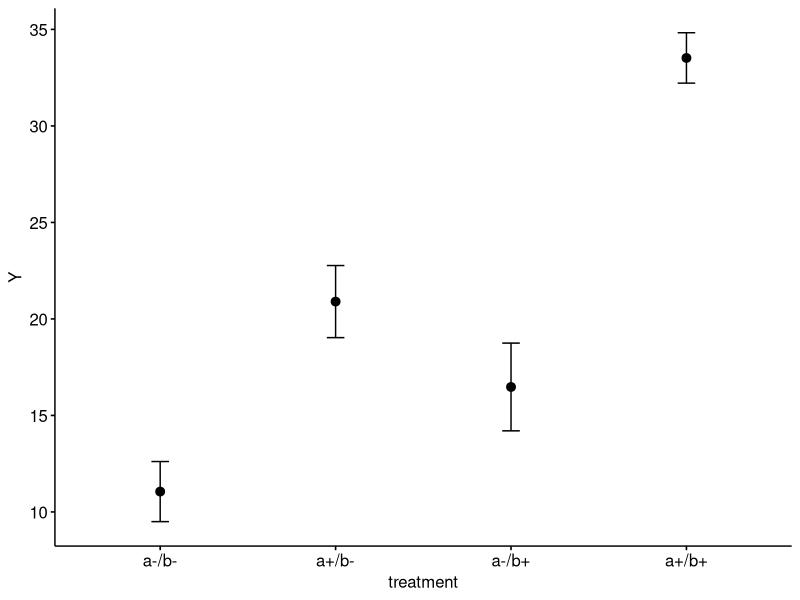
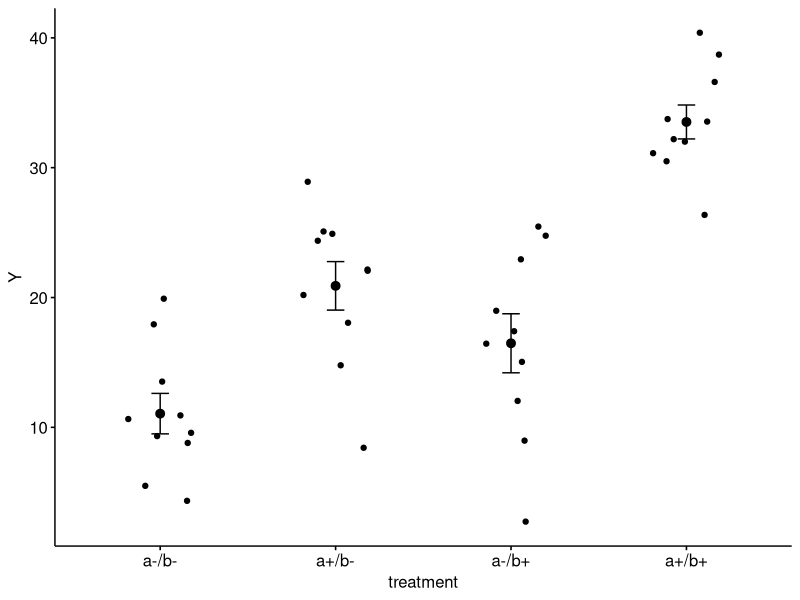

Generate these figures, in order, with R: (Note: this script raises an error after producing the figures.)
## ---- chunk 1
library(ggplot2)
library(ggpubr)
library(emmeans)
library(data.table)

data_path <- "../data" # notebook
data_path <- "data" # bookdown
## ---- chunk 2
set.seed((2))
n <- 10
b0 <- 10
b1 <- 10
b2 <- 5
b3 <- 10
sigma <- 5
b <- c(b0, b1, b2, b3)
A_levels <- rep(c("a-", "a+"), each=n)
B_levels <- c("b-", "b+")
x <- expand.grid(A=A_levels,B=B_levels)
X <- model.matrix(formula(~A*B), x)
y <- (X%*%b + rnorm(n*4, sd=sigma))[,1]
fd <- data.table(Y=y, x)
fd[, treatment:=factor(paste(A,B,sep="/"), c("a-/b-", "a+/b-", "a-/b+", "a+/b+"))]
fd_sum <- fd[, .(Y=mean(Y), sd=sd(Y)), by=treatment]
## ---- chunk 3
ggerrorplot(x="treatment", y="Y", data=fd, add="mean", desc_stat = "mean_se", error.plot = "errorbar")
## ---- chunk 4
ggerrorplot(x="treatment", y="Y", data=fd, add=c("mean", "jitter"), desc_stat = "mean_se", error.plot = "errorbar")
## ---- chunk 5
gg_interaction <- function(x, y, random=NULL, data, se="model"){
  # x is a vector of the column labels of categorical variables
  # y is the response column
  # random is a column name of a blocking factor
  # data is a data.frame or data.table
  # se is "model" or "sample"
  dt <- na.omit(data.table(data[, .SD, .SDcols=c(x,y)]))
  fixed_part <- paste(y, "~", paste(x[1], x[2], sep="*"))
  if(is.null(random)){ # linear model
    lm_formula <- formula(fixed_part)
    fit <- lm(lm_formula, data=dt)
  }else{ ## linear mixed model
    random_part <- paste("(1|", random, ")", sep="")
    lmm_formula <- formula(paste(fixed_part, random_part, sep=" + "))
    fit <- lmer(lmm_formula, data=dt)
  }
  
  # get modeled means and se
  fit.emm <- data.table(summary(emmeans(fit, specs=x)))
  new_names <- c("f1", "f2")
  setnames(fit.emm, old=x, new=new_names)
  
  # get sampled means and se
  dt_sum <- dt[, .(emmean=mean(get(y)), # conditional mean but giving the name in fit.emm
                   sd=sd(get(y)),
                   SE=sd(get(y))/sqrt(.N)),
               by=.(get(x[1]), get(x[2]))]
  setnames(dt_sum, old=c("get", "get.1"), new=new_names)
  
  if(se=="model"){dt_sum <- fit.emm}
  
  pd <- position_dodge(.3)
  gg <- ggplot(data=dt_sum, aes(x=f1, y=emmean, shape=f2, group=f2)) +
    #geom_jitter(position=pd, color='gray', size=2) +
    geom_point(color='black', size=4, position=pd) +
    geom_errorbar(aes(ymin=(emmean-SE), ymax=(emmean+SE)), 
                  color='black', width=.2, position=pd) +
    geom_line(position=pd) +
    xlab(x[1]) +
    ylab(y) +
    theme_bw() +
    guides(shape=guide_legend(title=x[2])) +
    theme(axis.title=element_text(size = rel(1.5)),
          axis.text=element_text(size = rel(1.5)),
          legend.title=element_text(size = rel(1.3)),
          legend.text=element_text(size = rel(1.3))) +
    NULL
  return(gg)
}
## ---- chunk 6
gg_interaction(x=c("A","B"), y="Y", data=fd, se="sample")

## ---- chunk 7

# pretend the four treatment levels are not from a factorial design
fit <- lm(Y~treatment, data=fd)
fit.emm <- data.table(summary(emmeans(fit, specs="treatment")))
fit.emm[, treatment:=factor(treatment, as.character(levels(fd$treatment)))]
# the modeled SE is right there in fit.emm
gg <- ggplot(data=fit.emm, aes(x=treatment, y=emmean)) +
  geom_point(size=3) +
  geom_errorbar(aes(ymin=emmean-SE, ymax=emmean+SE), width=0.2) +
  theme_classic(base_size=14) +
  geom_jitter(data=fd, aes(x=treatment, y=Y), width=0.2) +
  NULL
gg

## ---- chunk 8
gg_interaction(x=c("A","B"), y="Y", data=fd, se="model")
